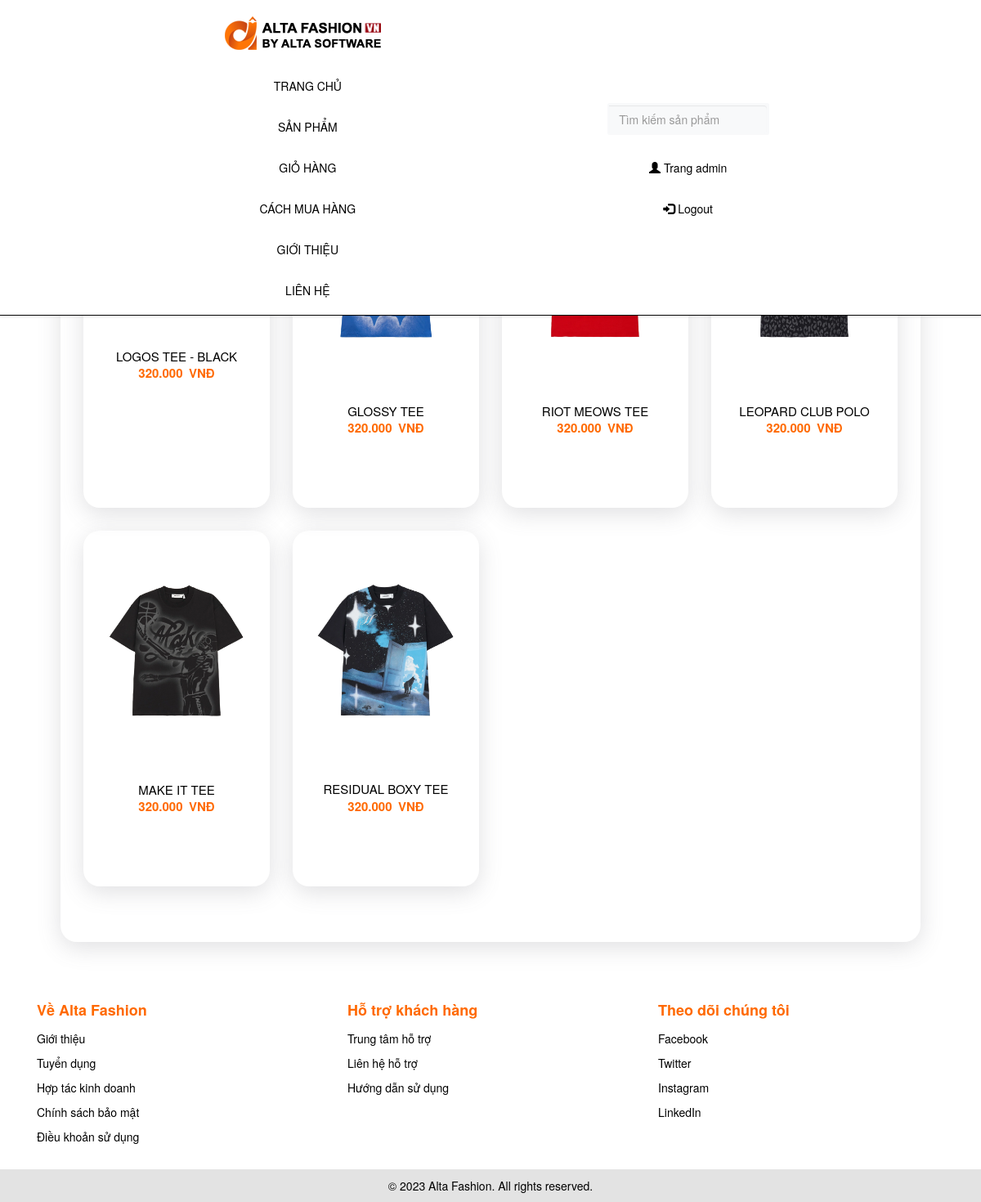
The app's page /?thamso=xuat_san_pham&id=1, older data.
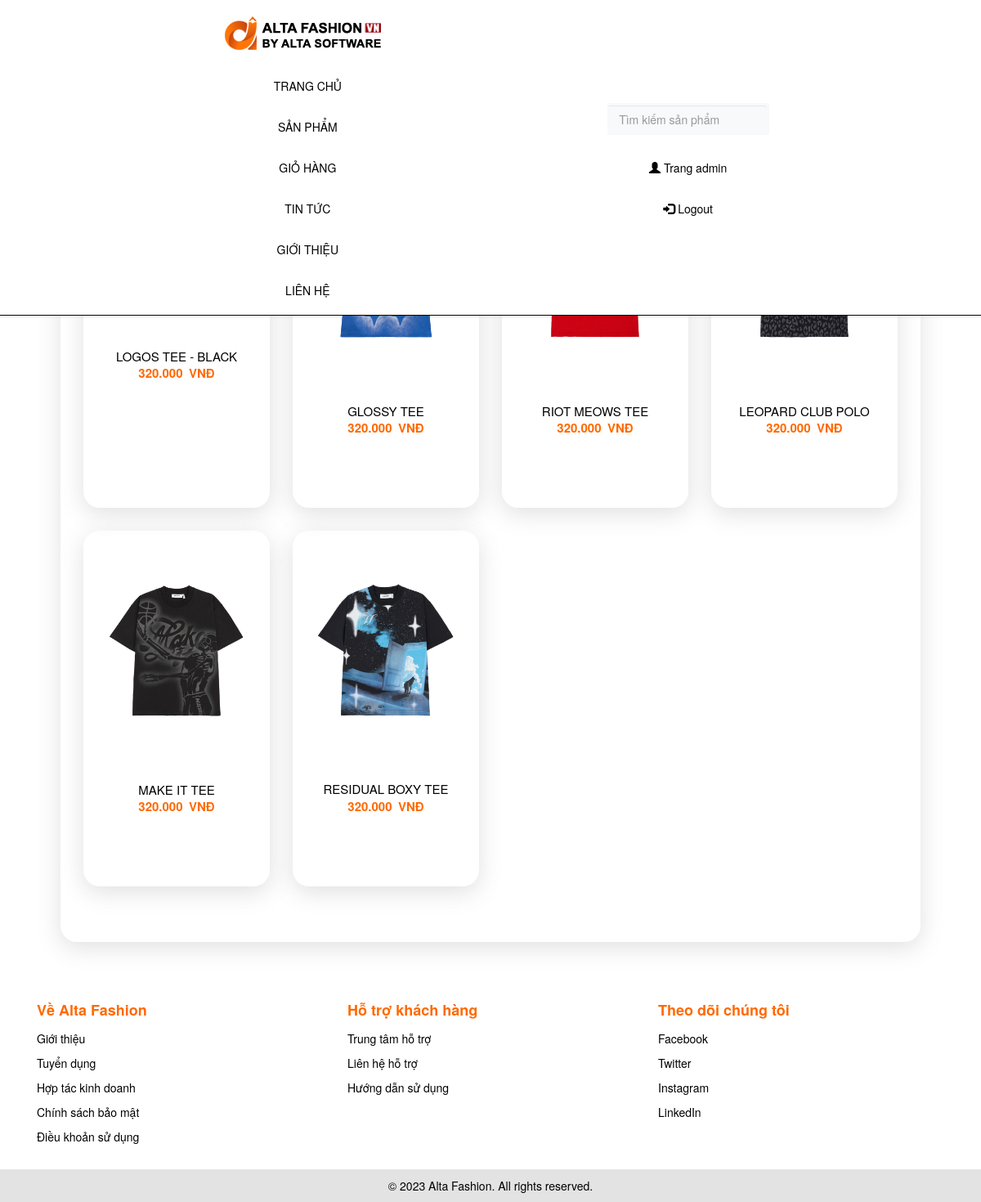
The same page, newer data.
### tables this page shows
CREATE TABLE `menu_ngang` (
  `id` int(11) NOT NULL,
  `ten` varchar(256) NOT NULL,
  `noi_dung` mediumtext NOT NULL,
  `loai_menu` varchar(256) NOT NULL
);

CREATE TABLE `san_pham` (
  `id` int(11) NOT NULL,
  `ten` varchar(256) NOT NULL,
  `gia` int(255) NOT NULL,
  `hinh_anh` varchar(256) NOT NULL,
  `noi_dung` mediumtext NOT NULL,
  `thuoc_menu` int(255) NOT NULL,
  `noi_bat` varchar(256) NOT NULL,
  `trang_chu` varchar(256) NOT NULL,
  `sap_xep_trang_chu` int(255) NOT NULL
);

### chuc_nang/san_pham/xuat.php (the view, shortened to what this page needs)
<?php
	$id=$_GET['id'];
	$tv_danhmuc="select * from menu_doc  where id='$id' limit 1";
    $tv_danhmuc1=mysqli_query($conn,$tv_danhmuc);
	$tv_danhmuc2=mysqli_fetch_array($tv_danhmuc1);
	echo '<h2>'.$tv_danhmuc2['ten'].'</h2>';
?>
<div class="product-list">
<?php
    $so_du_lieu=10;
    if(!isset($_GET['trang'])){$vtbd=0;}else{$vtbd=($_GET['trang']-1)*$so_du_lieu;}
    $tv="select id,ten,gia,hinh_anh,thuoc_menu from san_pham  where thuoc_menu='$id' order by id desc limit $vtbd,$so_du_lieu";
    $tv_1=mysqli_query($conn,$tv);
    while($tv_2=mysqli_fetch_array($tv_1))
    {
        echo "<div class='product'>";
        if($tv_2!=false)
        {
            $link_anh="hinh_anh/san_pham/".$tv_2['hinh_anh'];
            $link_chi_tiet="?thamso=chi_tiet_san_pham&id=".$tv_2['id'];
            $gia=$tv_2['gia'];
            $gia=number_format($gia,0,",",".");
            echo "<a href='$link_chi_tiet' >";
            echo "<img src='$link_anh' width='200px' class='product_img' >";
            echo "</a>";
            echo "<br>";
            echo "<br>";
            echo "<div class='product_details'>";
            echo "<div class='product_name'>";
            echo "<a href='$link_chi_tiet' >";
            echo $tv_2['ten'];
            echo "</a><br>";
            echo "</div>";
            echo "<div class='product_price'>";
            echo $gia.'&ensp;VNĐ';
            echo "</div>";
            echo "</div>";
            echo "<br>";
        }
        else
        {
            echo "<div class='product_details'>";
            echo "<div class='product_name'>Không tìm thấy sản phẩm</div>";
            echo "</div>";
        }
        echo "</div>";
    }
?>
</div>
<?php
	include('chuc_nang/pagination/pagination.php');
?>

### index.php (shortened to what this page needs)
<?php
    include("ket_noi.php");
?>
<html>
	<head>
		<link rel="stylesheet" type="text/css" href="giao_dien/giao_dien.css">
		<link rel="stylesheet" type="text/css" href="css/bootstrap.min.css">
		<link rel="stylesheet" href="https://cdnjs.cloudflare.com/ajax/libs/font-awesome/5.15.4/css/all.min.css" />
		<link rel="stylesheet" href="https://maxcdn.bootstrapcdn.com/bootstrap/3.4.1/css/bootstrap.min.css">
	</head>
	<body>
		<center>
		<div style="width:100%">
				<?php
					include("chuc_nang/menu_ngang/menu_ngang.php");
					?>
			</div>
			<?php
					echo'<div style="width:90%;margin-top:55px">';
					?>
					<?php
						include("chuc_nang/dieu_huong.php");
					?>
				</div>
				<div style="width:100%">
					<?php
						include("chuc_nang/footer/footer.php");
					?>
			</div>
		</center>
	</body>
</html>

### chuc_nang/menu_ngang/menu_ngang.php
<?php
    $tv="select id,ten,loai_menu from menu_ngang order by id";
    $tv_1=mysqli_query($conn,$tv);
    echo '<nav class="navbar navbar-inverse navbar-fixed-top">
				<ul class="nav navbar-nav navbar-left">
					<li style="margin-right:1em"><a href="index.php" class="active"><img src="hinh_anh/logo/logo.png" class="logo"></a></li>
					<li><a href="index.php">TRANG CHỦ</a></li>';
					while($tv_2=mysqli_fetch_array($tv_1))
					{
						if($tv_2['loai_menu']==""){$link_menu="?thamso=xuat_mot_tin&id=".$tv_2['id'];}
						if($tv_2['loai_menu']=="gio_hang"){$link_menu="?thamso=gio_hang";}
						if($tv_2['loai_menu']=="tin_tuc"){$link_menu="?thamso=bai_viet";}
						if($tv_2['loai_menu']=="san_pham"){$link_menu="?thamso=xuat_san_pham_2";}
						echo "<li class='nav-item'><a href='$link_menu'>";
							echo $tv_2['ten'];
						echo "</a></li>";
					}
		echo '</ul>';
		echo'<ul class="nav navbar-nav navbar-right">
		<li style="margin-top:9px;">';
		include('chuc_nang/tim_kiem/vung_tim_kiem.php');
		echo '</li>
					<li><a href="quan_tri/index.php"><span class="glyphicon glyphicon-user"></span> Trang admin</a></li>
					<li><a href="#"><span class="glyphicon glyphicon-log-in"></span> Logout</a></li>
			</ul>
    </nav>';
?>

### chuc_nang/tim_kiem/vung_tim_kiem.php (shortened to what this page needs)
<form>
<div class="p-1 bg-light rounded rounded-pill shadow-sm mb-4">
            <div class="input-group">
              <input type="search"name="tu_khoa" placeholder="Tìm kiếm sản phẩm" aria-describedby="button-addon1" class="form-control border-0 bg-light">
            </div>
</div>
</form>

### chuc_nang/dieu_huong.php (shortened to what this page needs)
<?php
	if(isset($_GET['thamso']))
	{$tham_so=$_GET['thamso'];
		echo '<div style="margin:95px 0 0 0;">';
		echo '<div class="khung">';
	}
	else{$tham_so="";}
	switch($tham_so)
	{
		case "xuat_san_pham":
			include("chuc_nang/san_pham/xuat.php");
		break;
	}
	echo '</div>';
?>
</div>

### chuc_nang/pagination/pagination.php (shortened to what this page needs)
<div class="phan_trang">
<nav aria-label="Page navigation example">
</nav>
</div>

### chuc_nang/footer/footer.php
<div class="footer-container">
  <div class="footer-top">
    <div class="container">
      <div class="row">
        <div class="col-md-4 col-sm-6 col-xs-12 footer-col">
          <div class="footer-col-inner">
            <h3>Về Alta Fashion</h3>
            <ul>
              <li><a href="#">Giới thiệu</a></li>
              <li><a href="#">Tuyển dụng</a></li>
              <li><a href="#">Hợp tác kinh doanh</a></li>
              <li><a href="#">Chính sách bảo mật</a></li>
              <li><a href="#">Điều khoản sử dụng</a></li>
            </ul>
          </div>
        </div>
        <div class="col-md-4 col-sm-6 col-xs-12 footer-col">
          <div class="footer-col-inner">
            <h3>Hỗ trợ khách hàng</h3>
            <ul>
              <li><a href="#">Trung tâm hỗ trợ</a></li>
              <li><a href="#">Liên hệ hỗ trợ</a></li>
              <li><a href="#">Hướng dẫn sử dụng</a></li>
            </ul>
          </div>
        </div>
        <div class="col-md-4 col-sm-6 col-xs-12 footer-col">
          <div class="footer-col-inner">
            <h3>Theo dõi chúng tôi</h3>
            <ul>
              <li><a href="#">Facebook</a></li>
              <li><a href="#">Twitter</a></li>
              <li><a href="#">Instagram</a></li>
              <li><a href="#">LinkedIn</a></li>
            </ul>
          </div>
        </div>
      </div>
    </div>
  </div>
  <div class="footer-bottom">
    <div class="container">
      <div class="row">
        <div class="col-md-12">
          <p>© 2023 Alta Fashion. All rights reserved.</p>
        </div>
      </div>
    </div>
  </div>
</div>

### giao_dien/giao_dien.css (style rules this page uses)
.khung { margin: 1em; padding: 1em; min-height: calc(100% - 41.5rem);; text-align: center; border-radius: 20px; box-shadow: rgba(100, 100, 111, 0.2) 0px 7px 29px 0px; transition: transform 0.2s; overflow: hidden; }
a { text-decoration: none; }
.navbar { background-color: #fff !important; color: black !important; border: none; box-shadow: 0 0 4px 0 rgba(0, 0, 0, 0.2); }
.navbar a { color: black !important; }
.navbar-nav.navbar-left { display: flex; align-items: center; justify-content: center; margin: 0; padding: 0; }
.navbar-nav.navbar-right { margin-top: 12px; margin-right:5px; }
.product-list { display: flex; flex-wrap: wrap; }
.product { flex-basis: calc(25% - 2em); margin: 1em; padding: 1em; text-align: center; border-radius: 20px; box-shadow: rgba(100, 100, 111, 0.2) 0px 7px 29px 0px; transition: transform 0.2s; overflow: hidden; }
.product_img { transition: transform 0.2s; }
.product_details { border-radius: 8px; height: 100px; }
.product_name { padding-top: 5px; width: 100%; }
.product_name a { font-size: 15px; margin: auto; color:#000; text-decoration: none; }
.product_price { width: 100%; height: 30px; color: rgba(255,105,0,1); font-weight: bold; font-size: 15px; }
.footer-container { padding: 40px 0 0 0; }
.footer-top { margin: 0 auto; }
.footer-col { margin-bottom: 20px; }
.footer-col-inner h3 { color: rgba(255,105,0,1); font-size: 18px; font-weight: bold; margin-bottom: 15px; text-align: left; }
.footer-col-inner ul { list-style: none; padding: 0; margin: 0; }
.footer-col-inner ul li { margin-bottom: 10px; text-align: left; }
.footer-col-inner ul li a { color: #000; font-size: 14px; text-decoration:none; }
.footer-bottom { background-color: rgba(80, 80, 80, 0.162); color: #000; padding: 10px 0; }
.footer-bottom p { font-size: 14px; margin: 0; text-align: center; }

Row changes from the older to the newer data that the page shows:
changed menu_ngang: ten "CÁCH MUA HÀNG" → "TIN TỨC"
